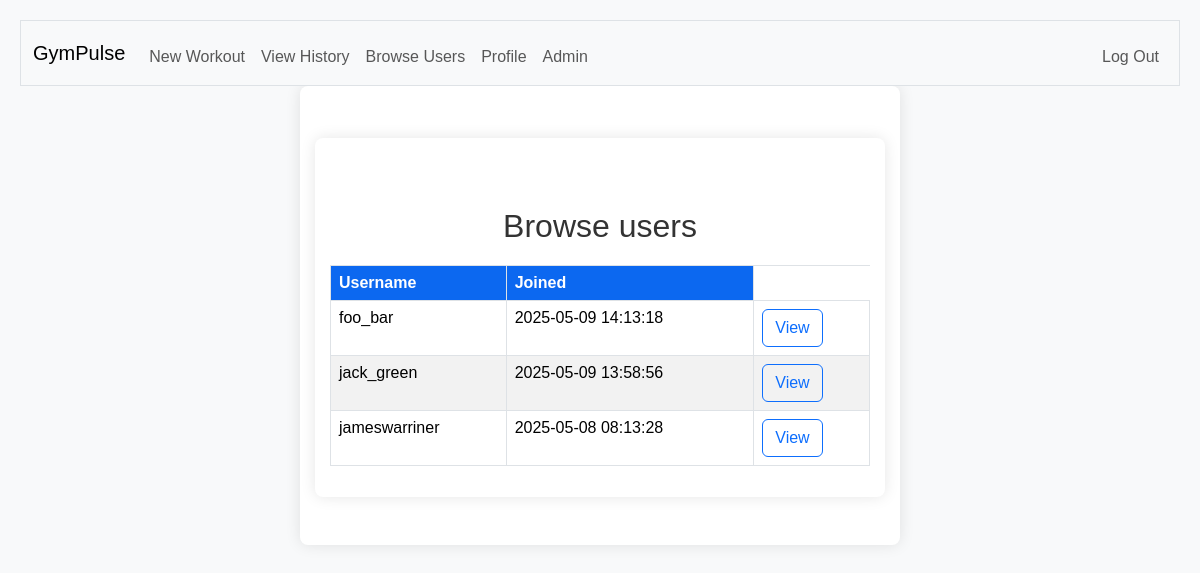
The app's page /browse_profiles (signed in) with its own data.
### tables this page shows
CREATE TABLE "users" (
    id INTEGER PRIMARY KEY,
    first_name TEXT NOT NULL,
    last_name TEXT NOT NULL,
    email TEXT NOT NULL,
    hashed_pw TEXT NOT NULL,
    dob TEXT NOT NULL,
    timestamp TIMESTAMP DEFAULT CURRENT_TIMESTAMP,
    username TEXT UNIQUE NOT NULL,
    gym_id INTEGER, is_admin BIT DEFAULT 0,
    FOREIGN KEY (gym_id) REFERENCES gyms(id)
);

### app.py (the view, shortened to what this page needs)
@app.route("/browse_profiles",methods=["POST","GET"])
@login_required
def browse():
  db = get_db()
  gym_id = db.execute("SELECT gym_id FROM users WHERE id = ?",(session["user_id"],)).fetchall()[0]["gym_id"]
  if request.method == "GET":
    users = db.execute("SELECT u.id,u.timestamp, u.username, u.gym_id, u.first_name, u.last_name, u.dob, COALESCE(SUM(w.duration_minutes), 0) AS total_duration, (SELECT e.name FROM sets s JOIN workouts w2 ON s.workout_id = w2.id JOIN exercises e ON s.exercise_id = e.id WHERE w2.user_id = u.id GROUP BY e.name ORDER BY COUNT(*) DESC LIMIT 1) AS most_used_exercise FROM users u LEFT JOIN workouts w ON w.user_id = u.id WHERE u.gym_id = ? GROUP BY u.id ORDER BY u.username ASC", (gym_id,)).fetchall()
    users = [dict(user) for user in users]
    print(users)
    return render_template("browse_profiles.html", users = users)

### helpers.py (called while the page is built)
def get_db():
    if "db" not in g:
        g.db = sqlite3.connect("gym.db")
        g.db.row_factory = sqlite3.Row
    return g.db

def login_required(f):
  @wraps(f)
  def decorated_function(*args, **kwargs):
    if session.get("user_id") is None:
      return redirect("/login")
    return f(*args, **kwargs)
  return decorated_function

### templates/browse_profiles.html (shortened to what this page needs)
<div id="main">
  {% extends "layout.html" %} {% block title %} Home {% endblock %} {% block main %}
<div class="container container-fluid mt-1">
  <h2>Browse users</h2>
  <table class="table table-striped table-bordered table-responsive ">
    <th class="text-bg-primary">
      Username
    </th>
    <th class="text-bg-primary">
      Joined
    </th>
    {% for user in users %}
    <tr>
      <td>
        {{user.username}}
      </td>
      <td>
        {{user.timestamp}}
      </td>
      <td>
        <button id={{user.id}} class="btn btn-outline-primary">View</button>
      </td>
    </tr>
    {% endfor %}
  </table>
</div>
{% endblock %}</div>

### static/styles.css (style rules this page uses)
h2 { margin-top: 10%; }
* { margin: 0; padding: 0; box-sizing: border-box; }
body { font-family: Arial, sans-serif; background-color: #f8f9fa; color: #333; padding: 20px; }
h2 { font-size: 2rem; color: #333; margin-bottom: 20px; text-align: center; }
.container { max-width: 600px; margin: 0 auto; padding: 15px; background-color: #ffffff; border-radius: 8px; box-shadow: 0 0 15px rgba(0, 0, 0, 0.1); }

### records on screen
users: username "foo_bar", timestamp "2025-05-09 14:13:18"
users: username "jack_green", timestamp "2025-05-09 13:58:56"
users: username "jameswarriner", timestamp "2025-05-08 08:13:28"
